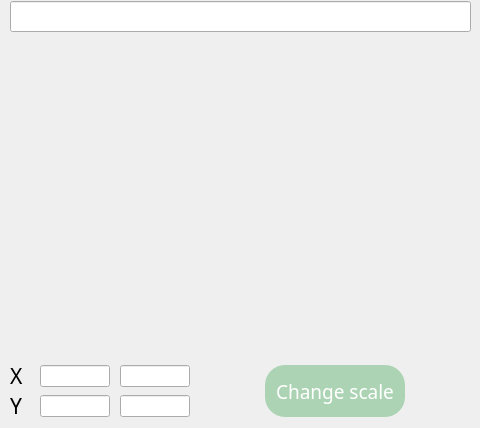
<?xml version="1.0" encoding="UTF-8"?>
<ui version="4.0">
 <class>Graph</class>
 <widget class="QWidget" name="Graph">
  <property name="geometry">
   <rect>
    <x>0</x>
    <y>0</y>
    <width>480</width>
    <height>428</height>
   </rect>
  </property>
  <property name="windowTitle">
   <string>Form</string>
  </property>
  <widget class="QCustomPlot" name="widget" native="true">
   <property name="geometry">
    <rect>
     <x>9</x>
     <y>39</y>
     <width>461</width>
     <height>311</height>
    </rect>
   </property>
   <property name="styleSheet">
    <string notr="true">QCustomPlot {
  border-radius: 20px;
}

background-color : white;</string>
   </property>
  </widget>
  <widget class="QLabel" name="label">
   <property name="geometry">
    <rect>
     <x>10</x>
     <y>365</y>
     <width>21</width>
     <height>21</height>
    </rect>
   </property>
   <property name="font">
    <font>
     <family>SB Sans Text</family>
     <pointsize>16</pointsize>
    </font>
   </property>
   <property name="text">
    <string>X</string>
   </property>
  </widget>
  <widget class="QLabel" name="label_2">
   <property name="geometry">
    <rect>
     <x>10</x>
     <y>395</y>
     <width>21</width>
     <height>21</height>
    </rect>
   </property>
   <property name="font">
    <font>
     <family>SB Sans Text</family>
     <pointsize>16</pointsize>
    </font>
   </property>
   <property name="text">
    <string>Y</string>
   </property>
  </widget>
  <widget class="QLineEdit" name="lineEdit_xmin">
   <property name="geometry">
    <rect>
     <x>40</x>
     <y>365</y>
     <width>70</width>
     <height>22</height>
    </rect>
   </property>
   <property name="font">
    <font>
     <family>SB Sans Text</family>
     <pointsize>12</pointsize>
    </font>
   </property>
   <property name="styleSheet">
    <string notr="true">QLineEdit {
  qproperty-alignment: 'AlignVCenter | AlignHCenter';  border-radius: 10px;
}

background-color : white;</string>
   </property>
  </widget>
  <widget class="QLineEdit" name="lineEdit_ymin">
   <property name="geometry">
    <rect>
     <x>40</x>
     <y>395</y>
     <width>70</width>
     <height>22</height>
    </rect>
   </property>
   <property name="font">
    <font>
     <family>SB Sans Text</family>
     <pointsize>12</pointsize>
    </font>
   </property>
   <property name="styleSheet">
    <string notr="true">QLineEdit {
  qproperty-alignment: 'AlignVCenter | AlignHCenter';
  border-radius: 10px;
}

background-color : white;</string>
   </property>
  </widget>
  <widget class="QLineEdit" name="lineEdit_xmax">
   <property name="geometry">
    <rect>
     <x>120</x>
     <y>365</y>
     <width>70</width>
     <height>22</height>
    </rect>
   </property>
   <property name="font">
    <font>
     <family>SB Sans Text</family>
     <pointsize>12</pointsize>
    </font>
   </property>
   <property name="styleSheet">
    <string notr="true">QLineEdit {
  qproperty-alignment: 'AlignVCenter | AlignHCenter';
  border-radius: 10px;
}

background-color : white;</string>
   </property>
  </widget>
  <widget class="QLineEdit" name="lineEdit_ymax">
   <property name="geometry">
    <rect>
     <x>120</x>
     <y>395</y>
     <width>70</width>
     <height>22</height>
    </rect>
   </property>
   <property name="font">
    <font>
     <family>SB Sans Text</family>
     <pointsize>12</pointsize>
    </font>
   </property>
   <property name="styleSheet">
    <string notr="true">QLineEdit {
  qproperty-alignment: 'AlignVCenter | AlignHCenter';
  border-radius: 10px;
}

background-color : white;</string>
   </property>
  </widget>
  <widget class="QLineEdit" name="Input_line">
   <property name="geometry">
    <rect>
     <x>10</x>
     <y>1</y>
     <width>461</width>
     <height>31</height>
    </rect>
   </property>
   <property name="font">
    <font>
     <family>SB Sans Text</family>
     <pointsize>14</pointsize>
    </font>
   </property>
   <property name="styleSheet">
    <string notr="true">QLineEdit {
  qproperty-alignment: 'AlignVCenter | AlignHCenter';
  border-radius: 10px;
}

background-color : white;</string>
   </property>
  </widget>
  <widget class="QPushButton" name="pushButton_change_scale">
   <property name="geometry">
    <rect>
     <x>265</x>
     <y>365</y>
     <width>140</width>
     <height>52</height>
    </rect>
   </property>
   <property name="font">
    <font>
     <family>SB Sans Text</family>
     <pointsize>14</pointsize>
    </font>
   </property>
   <property name="styleSheet">
    <string notr="true">QPushButton {
  background-color: #acd4b4;
  color: white; 
  border-radius: 20px;
}

QPushButton:pressed {
    background-color: #8fba8f;
}</string>
   </property>
   <property name="text">
    <string>Change scale</string>
   </property>
  </widget>
 </widget>
 <customwidgets>
  <customwidget>
   <class>QCustomPlot</class>
   <extends>QWidget</extends>
   <!-- <header>../../../frontend/qcustomplot.h</header> -->
   <container>1</container>
  </customwidget>
 </customwidgets>
 <resources/>
 <connections/>
</ui>
